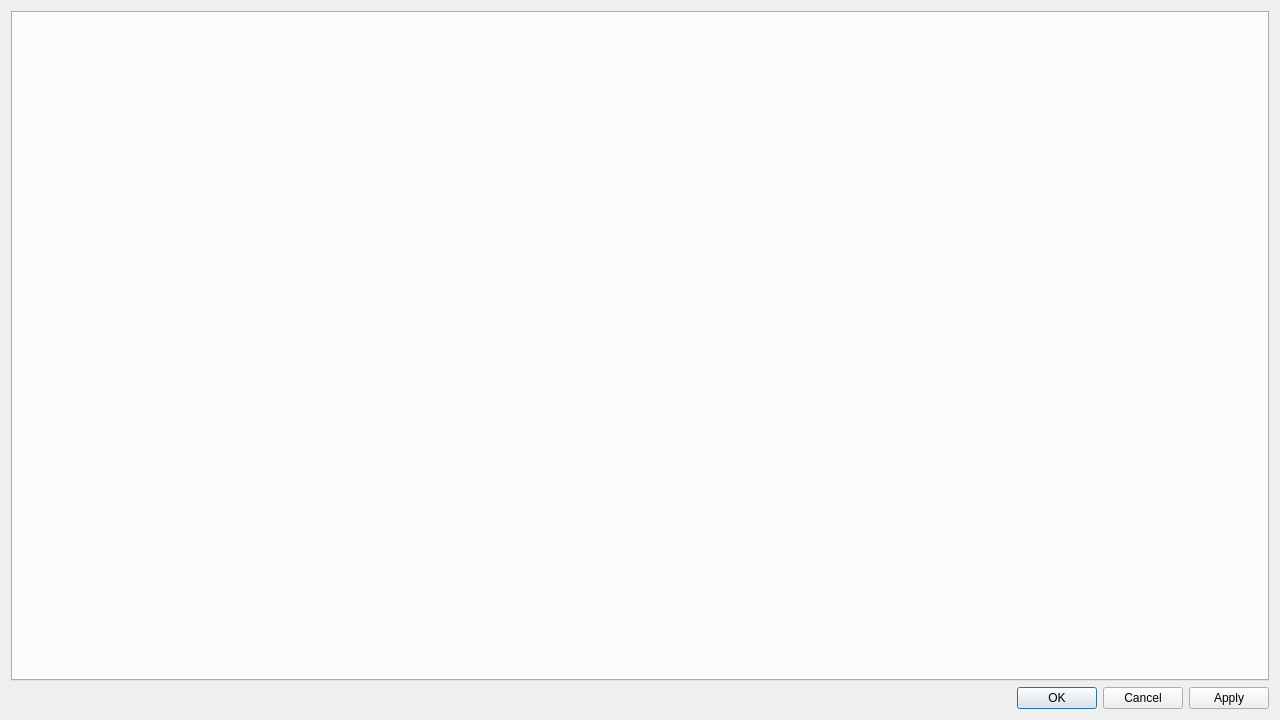
<?xml version="1.0" encoding="UTF-8"?>
<ui version="4.0">
 <class>TextEditor</class>
 <widget class="QDialog" name="TextEditor">
  <property name="geometry">
   <rect>
    <x>0</x>
    <y>0</y>
    <width>1280</width>
    <height>720</height>
   </rect>
  </property>
  <property name="windowTitle">
   <string>文本编辑器</string>
  </property>
  <layout class="QVBoxLayout" name="verticalLayout">
   <item>
    <widget class="QTabWidget" name="tabWidget">
     <property name="currentIndex">
      <number>-1</number>
     </property>
    </widget>
   </item>
   <item>
    <widget class="QDialogButtonBox" name="buttonBox">
     <property name="orientation">
      <enum>Qt::Horizontal</enum>
     </property>
     <property name="standardButtons">
      <set>QDialogButtonBox::Apply|QDialogButtonBox::Cancel|QDialogButtonBox::Ok</set>
     </property>
    </widget>
   </item>
  </layout>
 </widget>
 <resources/>
 <connections>
  <connection>
   <sender>buttonBox</sender>
   <signal>accepted()</signal>
   <receiver>TextEditor</receiver>
   <slot>accept()</slot>
   <hints>
    <hint type="sourcelabel">
     <x>248</x>
     <y>254</y>
    </hint>
    <hint type="destinationlabel">
     <x>157</x>
     <y>274</y>
    </hint>
   </hints>
  </connection>
  <connection>
   <sender>buttonBox</sender>
   <signal>rejected()</signal>
   <receiver>TextEditor</receiver>
   <slot>reject()</slot>
   <hints>
    <hint type="sourcelabel">
     <x>316</x>
     <y>260</y>
    </hint>
    <hint type="destinationlabel">
     <x>286</x>
     <y>274</y>
    </hint>
   </hints>
  </connection>
 </connections>
</ui>
